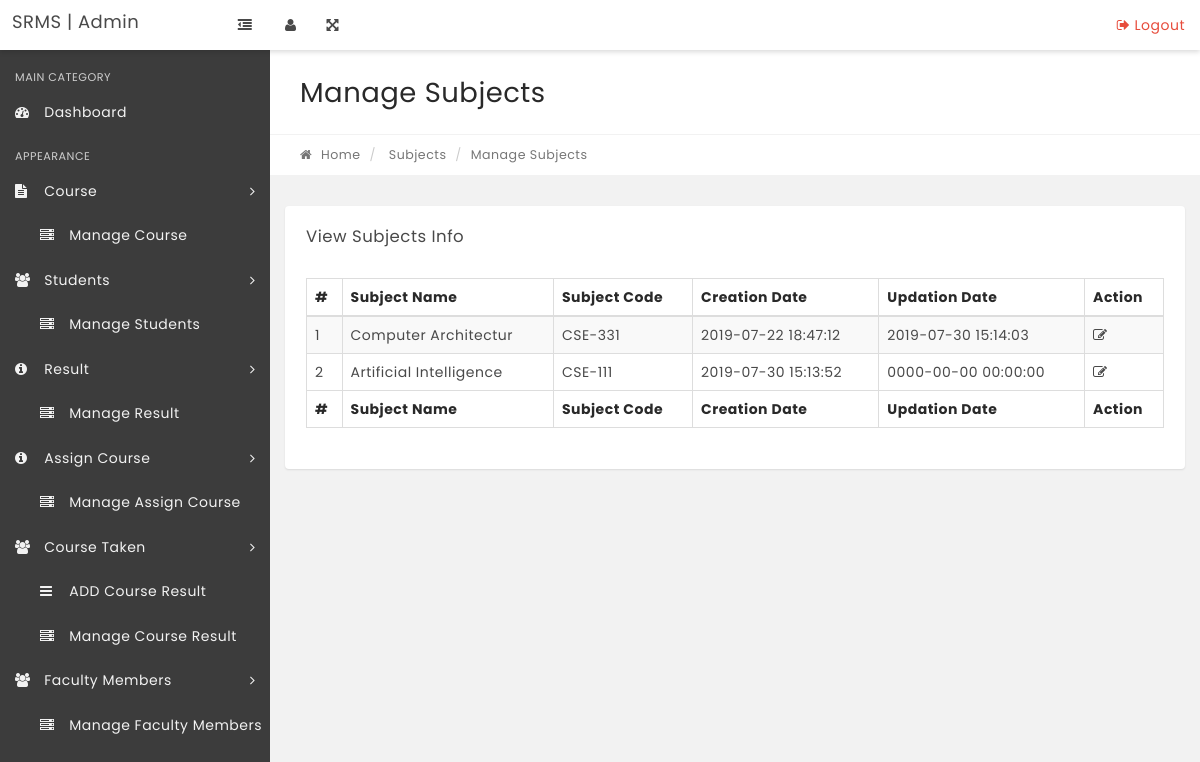
Page /manage-subjects.php on the committed database.
### tables this page shows
CREATE TABLE IF NOT EXISTS `tblsubjects` (
`id` int(11) NOT NULL,
  `SubjectName` varchar(100) NOT NULL,
  `SubjectCode` varchar(100) NOT NULL,
  `Creationdate` timestamp NOT NULL DEFAULT CURRENT_TIMESTAMP,
  `UpdationDate` timestamp NOT NULL DEFAULT '0000-00-00 00:00:00' ON UPDATE CURRENT_TIMESTAMP
);

### manage-subjects.php (the view, shortened to what this page needs)
<?php
include('includes/config.php');
if(strlen($_SESSION['login'])=="")
    {
    header("Location: index.php");
    }
    else{
?>
<!DOCTYPE html>
<html lang="en">
    <head>
        <link rel="stylesheet" href="css/bootstrap.min.css" media="screen" >
        <link rel="stylesheet" href="css/font-awesome.min.css" media="screen" >
        <link rel="stylesheet" href="css/animate-css/animate.min.css" media="screen" >
        <link rel="stylesheet" href="css/lobipanel/lobipanel.min.css" media="screen" >
        <link rel="stylesheet" href="css/prism/prism.css" media="screen" >
        <link rel="stylesheet" type="text/css" href="js/DataTables/datatables.min.css"/>
        <link rel="stylesheet" href="css/main.css" media="screen" >
    </head>
    <body class="top-navbar-fixed">
        <div class="main-wrapper">
   <?php include('includes/topbar.php');?>
            <div class="content-wrapper">
                <div class="content-container">
<?php if($_SESSION['login']==6)include('includes/leftbar.php');else include('includes/leftbar_user.php') ?>
                    <div class="main-page">
                        <div class="container-fluid">
                            <div class="row page-title-div">
                                <div class="col-md-6">
                                    <h2 class="title">Manage Subjects</h2>
                                </div>
                            </div>
                            <div class="row breadcrumb-div">
                                <div class="col-md-6">
                                    <ul class="breadcrumb">
            							<li><a href="dashboard.php"><i class="fa fa-home"></i> Home</a></li>
                                        <li> Subjects</li>
            							<li class="active">Manage Subjects</li>
            						</ul>
                                </div>
                            </div>
                        </div>
                        <section class="section">
                            <div class="container-fluid">
                                <div class="row">
                                    <div class="col-md-12">
                                        <div class="panel">
                                            <div class="panel-heading">
                                                <div class="panel-title">
                                                    <h5>View Subjects Info</h5>
                                                </div>
                                            </div>
                                            <div class="panel-body p-20">
                                                <table id="example" class="display table table-striped table-bordered" cellspacing="0" width="100%">
                                                    <thead>
                                                        <tr>
                                                            <th>#</th>
                                                            <th>Subject Name</th>
                                                            <th>Subject Code</th>
                                                            <th>Creation Date</th>
                                                            <th>Updation Date</th>
                                                            <th>Action</th>
                                                        </tr>
                                                    </thead>
                                                    <tfoot>
                                                        <tr>
                                                          <th>#</th>
                                                             <th>Subject Name</th>
                                                            <th>Subject Code</th>
                                                            <th>Creation Date</th>
                                                            <th>Updation Date</th>
                                                            <th>Action</th>
                                                        </tr>
                                                    </tfoot>
                                                    <tbody>
<?php $sql = "SELECT * from tblsubjects";
$query = $dbh->prepare($sql);
$query->execute();
$results=$query->fetchAll(PDO::FETCH_OBJ);
$cnt=1;
if($query->rowCount() > 0)
{
foreach($results as $result)
{   ?>
<tr>
 <td><?php echo htmlentities($cnt);?></td>
                                                            <td><?php echo htmlentities($result->SubjectName);?></td>
                                                            <td><?php echo htmlentities($result->SubjectCode);?></td>
                                                            <td><?php echo htmlentities($result->Creationdate);?></td>
                                                            <td><?php echo htmlentities($result->UpdationDate);?></td>
<td>
<a href="edit-subject.php?subjectid=<?php echo htmlentities($result->id);?>"><i class="fa fa-edit" title="Edit Record"></i> </a>
</td>
</tr>
<?php $cnt=$cnt+1;}} ?>
                                                    </tbody>
                                                </table>
                                            </div>
                                        </div>
                                    </div>
                                                </div>
                                            </div>
                                        </div>
                                    </div>
                                </div>
                            </div>
    </body>
</html>
<?php } ?>

### rows in the picture
tblsubjects: SubjectName "Computer Architectur", SubjectCode "CSE-331", Creationdate "2019-07-22 18:47:12", UpdationDate "2019-07-30 15:14:03"
tblsubjects: SubjectName "Artificial Intelligence", SubjectCode "CSE-111", Creationdate "2019-07-30 15:13:52", UpdationDate "0000-00-00 00:00:00"
